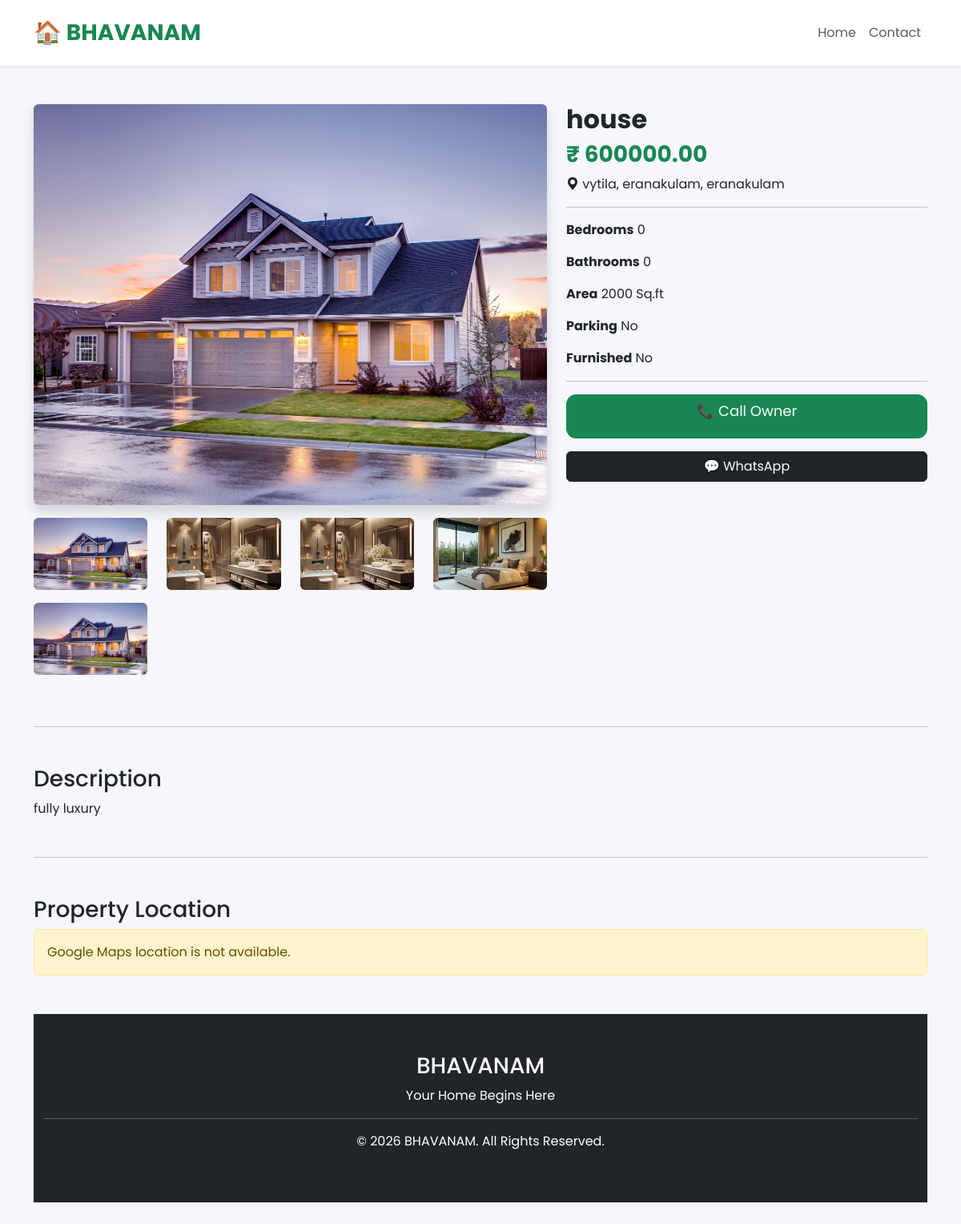
Screenshot of /properties/2/ with the database file from the repository.
### properties/models.py (models this page shows, shortened)
class Property(models.Model):
    PROPERTY_TYPES = [
        ('HOUSE', 'House'),
        ('APARTMENT', 'Apartment'),
        ('HOSTEL', 'Hostel'),
        ('ROOM', 'Rental Room'),
        ('COMMERCIAL', 'Commercial Building'),
    ]
    PURPOSE_CHOICES = [
        ('BUY', 'Buy'),
        ('RENT', 'Rent'),
    ]
    STATUS_CHOICES = [
        ('AVAILABLE', 'Available'),
        ('SOLD', 'Sold'),
        ('RENTED', 'Rented'),
    ]
    title = models.CharField(max_length=200)
    property_type = models.CharField(
        max_length=20,
        choices=PROPERTY_TYPES
    )
    purpose = models.CharField(
        max_length=10,
        choices=PURPOSE_CHOICES
    )
    district = models.ForeignKey(
        District,
        on_delete=models.CASCADE
    )
    location = models.ForeignKey(
        Location,
        on_delete=models.CASCADE
    )
    address = models.TextField()
    description = models.TextField()
    price = models.DecimalField(
        max_digits=12,
        decimal_places=2
    )
    owner_name = models.CharField(max_length=150)
    phone = models.CharField(max_length=15)
    whatsapp = models.CharField(
        max_length=15,
        blank=True
    )
    bedrooms = models.PositiveIntegerField(default=0)
    bathrooms = models.PositiveIntegerField(default=0)
    area_sqft = models.PositiveIntegerField()
    land_area = models.CharField(
        max_length=100,
        blank=True
    )
    furnished = models.BooleanField(default=False)
    parking = models.BooleanField(default=False)
    google_map_link = models.URLField(
        blank=True,
        null=True,
        verbose_name="Google Maps Link")
    status = models.CharField(
        max_length=20,
        choices=STATUS_CHOICES,
        default='AVAILABLE'
    )
    created_at = models.DateTimeField(auto_now_add=True)
    updated_at = models.DateTimeField(auto_now=True)

class PropertyImage(models.Model):
    property = models.ForeignKey(
        Property,
        on_delete=models.CASCADE,
        related_name='images'
    )
    image = models.ImageField(
        upload_to='properties/'
    )

### locations/models.py (models this page shows)
class Location(models.Model):
    district = models.ForeignKey(
        District,
        on_delete=models.CASCADE,
        related_name='locations'
    )
    name = models.CharField(max_length=100)
    class Meta:
        unique_together = ('district', 'name')
        ordering = ['name']
    def __str__(self):
        return f"{self.name}, {self.district.name}"

### districts/models.py (models this page shows)
class District(models.Model):
    name = models.CharField(max_length=100, unique=True)
    class Meta:
        ordering = ['name']
    def __str__(self):
        return self.name

### properties/views.py (the view)
# urls.py: path("<int:id>/", views.property_detail, name="property_detail"),
def property_detail(request, id):
    property = get_object_or_404(
        Property,
        id=id
    )
    similar_properties = Property.objects.filter(
        district=property.district,
        status="AVAILABLE"
    ).exclude(id=id)[:4]
    context = {
        "property": property,
        "similar_properties": similar_properties,
    }
    return render(
        request,
        "properties/detail.html",
        context
    )

### templates/properties/detail.html (shortened to what this page needs)
{% extends 'base.html' %}
{% block content %}
<div class="container py-5">
<div class="row">
<div class="col-lg-7">
{% if property.images.all %}
<div class="property-gallery">
    <img id="mainImage"
         src="{{ property.images.first.image.url }}"
         class="img-fluid rounded shadow main-image">
    <div class="row mt-3">
        {% for image in property.images.all %}
        <div class="col-3 mb-3">
            <img src="{{ image.image.url }}"
                 class="img-fluid rounded thumbnail-image"
                 onclick="changeImage(this)">
        </div>
        {% endfor %}
    </div>
</div>
{% else %}
<img src="https://placehold.co/900x500?text=BHAVANAM"
class="img-fluid rounded shadow">
{% endif %}
</div>
<div class="col-lg-5">
<h2 class="fw-bold">
{{ property.title }}
</h2>
<h3 class="text-success">
₹ {{ property.price }}
</h3>
<p>
<i class="bi bi-geo-alt-fill"></i>
{{ property.location }},
{{ property.district }}
</p>
<hr>
<p>
<strong>Bedrooms</strong>
{{ property.bedrooms }}
</p>
<p>
<strong>Bathrooms</strong>
{{ property.bathrooms }}
</p>
<p>
<strong>Area</strong>
{{ property.area_sqft }} Sq.ft
</p>
<p>
<strong>Parking</strong>
{% if property.parking %}
Yes
{% else %}
No
{% endif %}
</p>
<p>
<strong>Furnished</strong>
{% if property.furnished %}
Yes
{% else %}
No
{% endif %}
</p>
<hr>
<a href="tel:{{ property.phone }}"
class="btn btn-success w-100 mb-3">
📞 Call Owner
</a>
<a href="https://wa.me/91{{ property.whatsapp }}"
target="_blank"
class="btn btn-dark w-100">
💬 WhatsApp
</a>
</div>
</div>
<hr class="my-5">
<h3>Description</h3>
<p>
{{ property.description }}
</p>
<hr class="my-5">
<h3>Property Location</h3>
{% if property.google_map_link %}
<div class="text-center">
    <a href="{{ property.google_map_link }}"
       target="_blank"
       class="btn btn-success btn-lg">
        <i class="bi bi-geo-alt-fill"></i>
        View Property on Google Maps
    </a>
</div>
{% else %}
<div class="alert alert-warning">
    Google Maps location is not available.
</div>
{% endif %}
{% endblock %}

### static/css/style.css (style rules this page uses)
body { font-family:'Poppins',sans-serif; background:#f5f7fa; }
.btn-success { height:55px; border-radius:12px; font-size:18px; }
.text-success { font-weight:bold; }
.main-image { width:100%; height:500px; object-fit:cover; border-radius:20px; }
.thumbnail-image { height:90px; width:100%; object-fit:cover; cursor:pointer; border-radius:10px; transition:.3s; }

### rows the page displays
Property: images.first.image (picture), title "house", price "600000.00", location "vytila, eranakulam", district "eranakulam", bedrooms "0", bathrooms "0", area_sqft "2000", description "fully luxury"
PropertyImage: image (picture)
PropertyImage: image (picture)
PropertyImage: image (picture)
PropertyImage: image (picture)
PropertyImage: image (picture)
